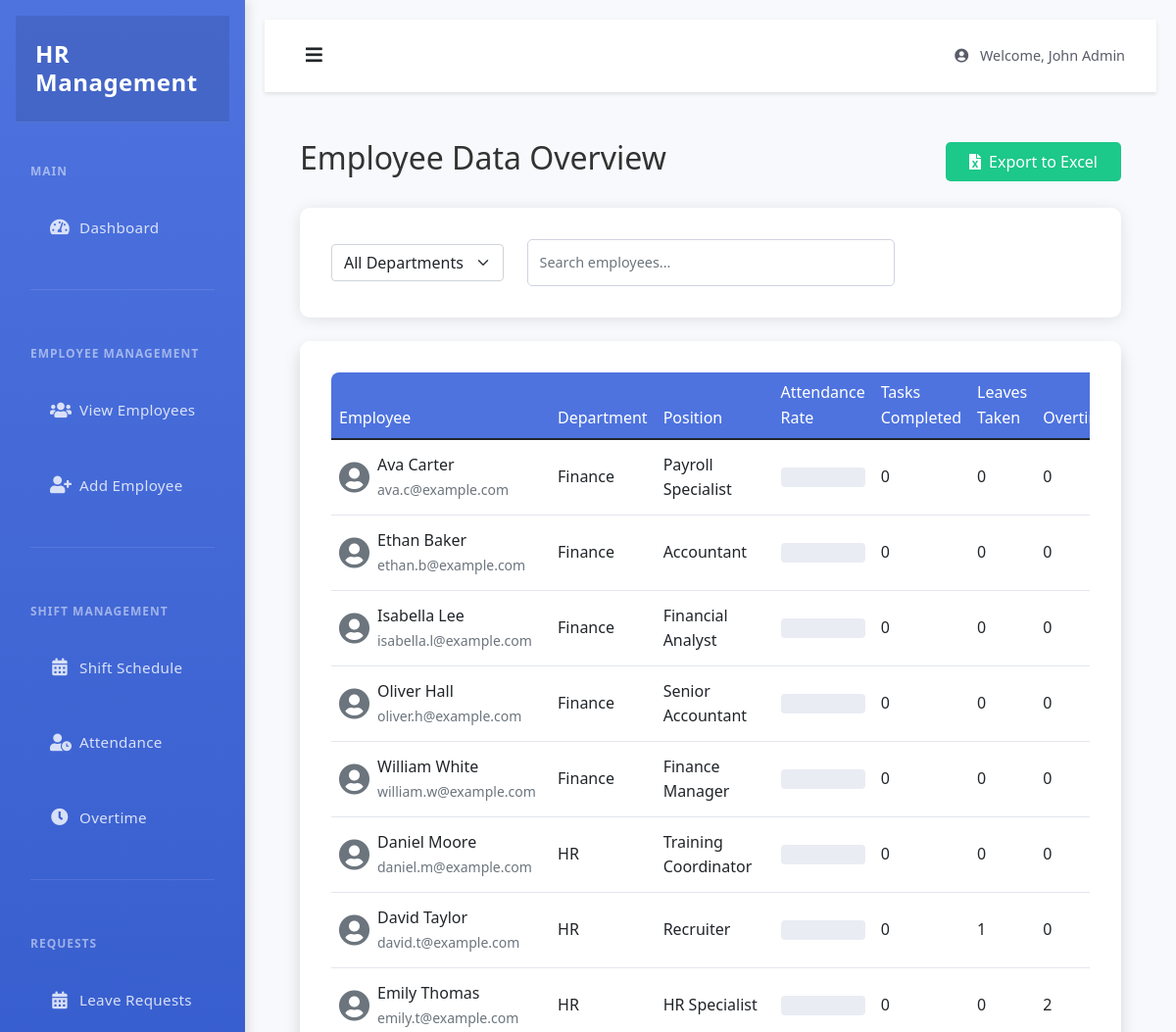
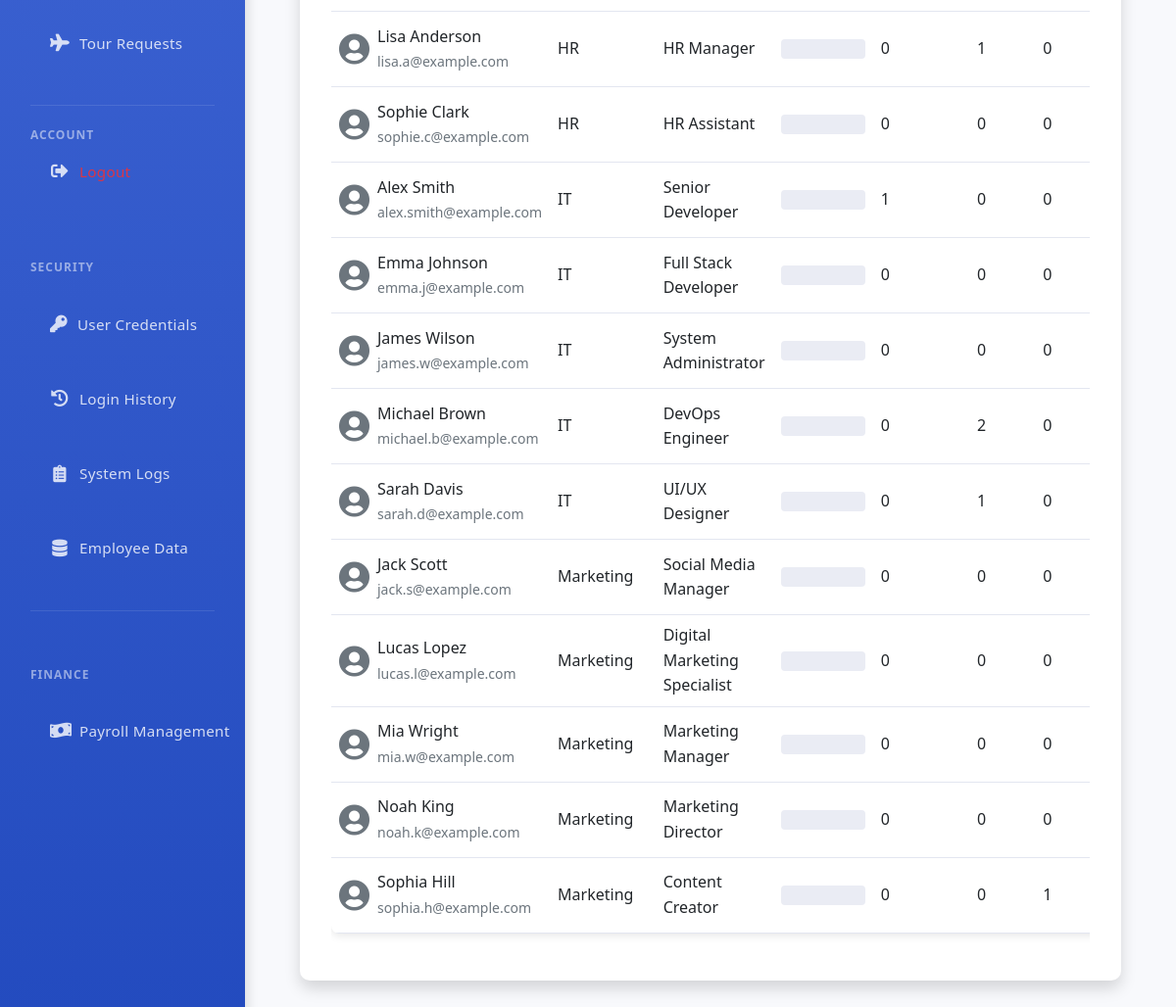
Page /admin/employees-data (signed in) on the earlier database version (2 pictures, top to bottom).
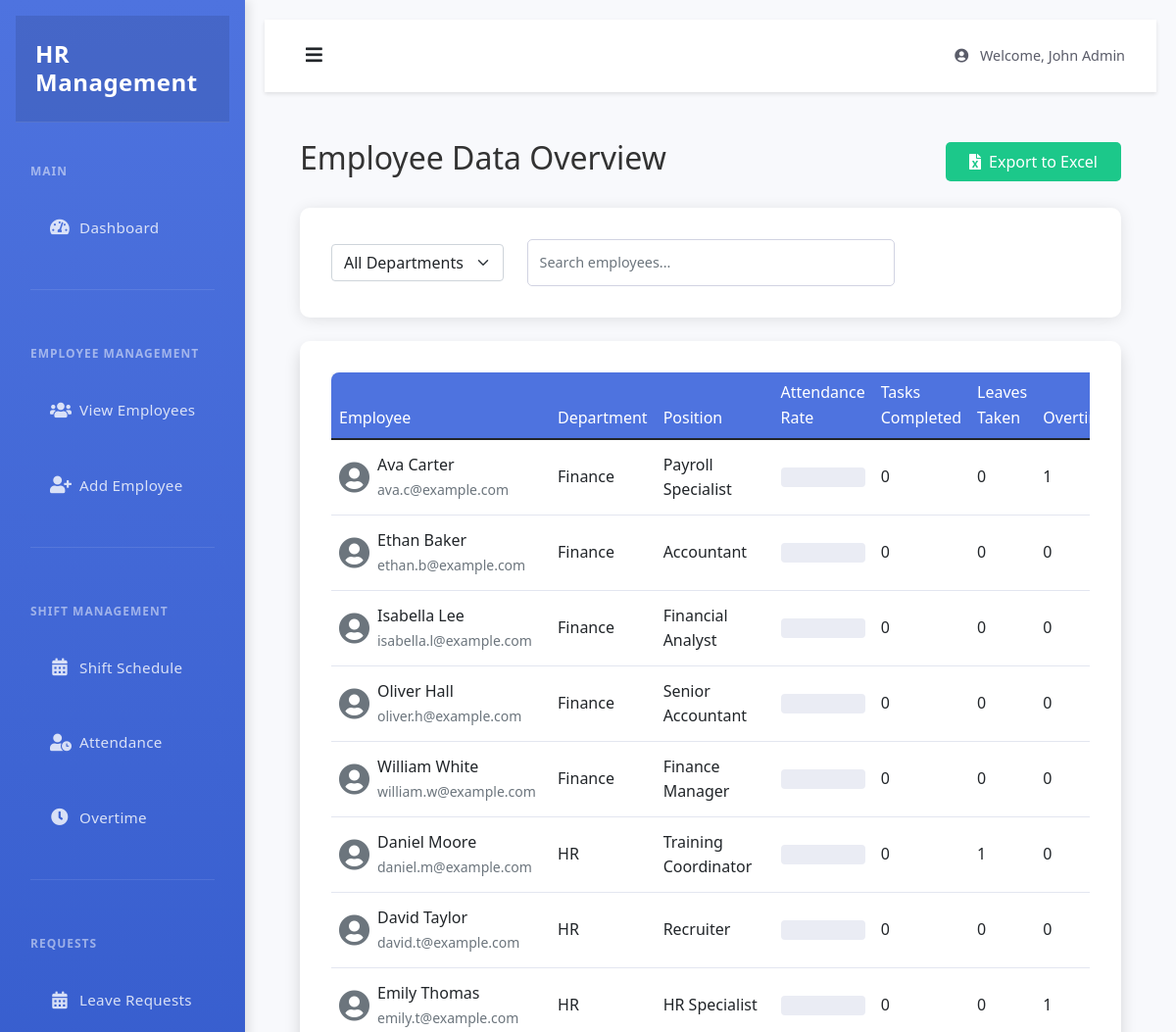
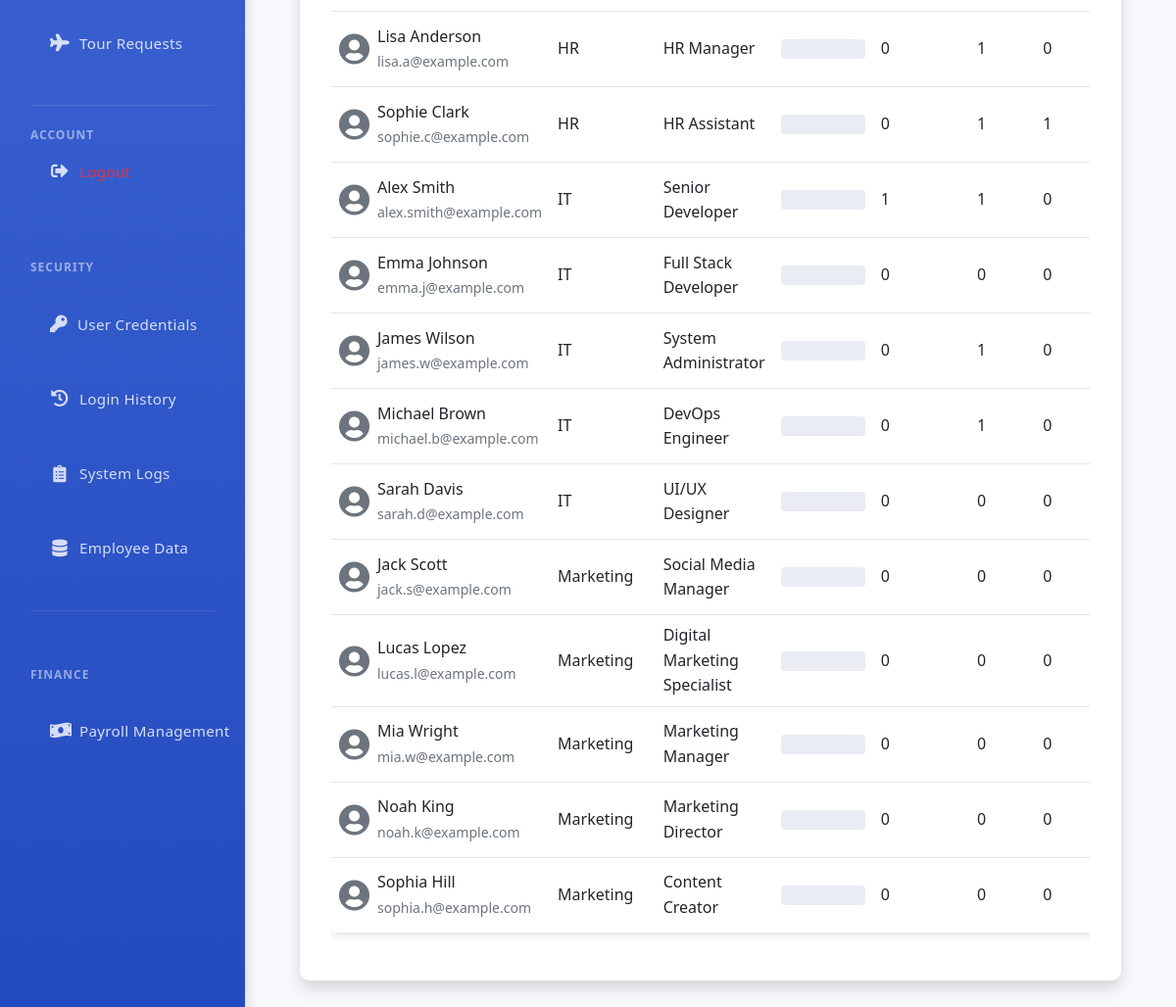
Same page on the later database version (2 pictures, top to bottom).
### tables this page shows
CREATE TABLE users (
    id INTEGER PRIMARY KEY AUTOINCREMENT,
    first_name TEXT NOT NULL,
    last_name TEXT NOT NULL,
    email TEXT UNIQUE NOT NULL,
    phone TEXT,
    username TEXT UNIQUE,
    password_hash TEXT NOT NULL,
    role TEXT NOT NULL,
    position TEXT,
    department TEXT,
    salary REAL,
    duration INTEGER,
    join_date TEXT,
    profile_pic TEXT,
    created_at TIMESTAMP DEFAULT CURRENT_TIMESTAMP
);

### app.py (the view)
@app.route('/admin/employees-data')
@admin_required
def view_employees_data():
    db = get_db()
    cursor = db.cursor()
    cursor.execute('''
        SELECT
            u.*,
            (SELECT COUNT(*) FROM tasks WHERE user_id = u.id AND status = 'completed') as tasks_completed,
            (SELECT COUNT(*) FROM leave_requests WHERE user_id = u.id AND status = 'approved') as leaves_taken,
            COALESCE(
                (SELECT ROUND(
                    (COUNT(CASE WHEN status = 'present' OR status = 'late' THEN 1 END) * 100.0 / COUNT(*)
                ), 1)
                FROM attendance
                WHERE user_id = u.id
                AND date >= date('now', '-30 days')
                ), 0
            ) as attendance_rate,
            (SELECT COUNT(*) FROM overtime WHERE user_id = u.id AND status = 'approved') as overtime_count
        FROM users u
        WHERE u.role = 'employee'
        ORDER BY u.department, u.first_name
    ''')
    employees = cursor.fetchall()
    return render_template('admin/employees_data.html', employees=employees)

### app.py (called while the page is built)
def get_db():
    if not hasattr(g, 'sqlite_db'):
        g.sqlite_db = sqlite3.connect(app.config['DATABASE'])
        g.sqlite_db.row_factory = sqlite3.Row
    return g.sqlite_db

def admin_required(f):
    @wraps(f)
    def decorated_function(*args, **kwargs):
        if 'is_admin' not in session or not session['is_admin']:
            flash('Admin access required')
            return redirect(url_for('login'))
        return f(*args, **kwargs)
    return decorated_function

### templates/admin/employees_data.html (shortened to what this page needs)
{% extends "admin/base.html" %}
{% block content %}
<div class="container-fluid py-4">
    <div class="d-flex justify-content-between align-items-center mb-4">
        <h2>Employee Data Overview</h2>
        <button class="btn btn-success" onclick="exportToExcel()">
            <i class="fas fa-file-excel me-2"></i>Export to Excel
        </button>
    </div>
    <div class="card mb-4">
        <div class="card-body">
            <div class="row align-items-center">
                <div class="col-md-3">
                    <select class="form-select" id="departmentFilter">
                        <option value="">All Departments</option>
                    </select>
                </div>
                <div class="col-md-6">
                    <input type="text" class="form-control" id="searchInput" placeholder="Search employees...">
                </div>
            </div>
        </div>
    </div>
    <div class="card shadow">
        <div class="card-body">
            <div class="table-responsive">
                <table class="table table-hover" id="employeeTable">
                    <thead>
                        <tr>
                            <th>Employee</th>
                            <th>Department</th>
                            <th>Position</th>
                            <th>Attendance Rate</th>
                            <th>Tasks Completed</th>
                            <th>Leaves Taken</th>
                            <th>Overtime</th>
                        </tr>
                    </thead>
                    <tbody>
                        {% for emp in employees %}
                        <tr data-department="{{ emp.department }}">
                            <td>
                                <div class="d-flex align-items-center">
                                    {% if emp.profile_pic %}
                                        <img src="{{ url_for('static', filename='profile_pics/' + emp.profile_pic) }}"
                                             alt="Profile"
                                             class="rounded-circle me-2"
                                             style="width: 32px; height: 32px; object-fit: cover;">
                                    {% else %}
                                        <i class="fas fa-user-circle me-2 text-secondary" style="font-size: 32px;"></i>
                                    {% endif %}
                                    <div>
                                        <div>{{ emp.first_name }} {{ emp.last_name }}</div>
                                        <small class="text-muted">{{ emp.email }}</small>
                                    </div>
                                </div>
                            </td>
                            <td>{{ emp.department }}</td>
                            <td>{{ emp.position }}</td>
                            <td>
                                <div class="progress" style="height: 20px;">
                                </div>
                            </td>
                            <td>{{ emp.tasks_completed }}</td>
                            <td>{{ emp.leaves_taken }}</td>
                            <td>{{ emp.overtime_count }}</td>
                        </tr>
                        {% endfor %}
                    </tbody>
                </table>
            </div>
        </div>
    </div>
</div>
{% endblock %}

### templates/admin/base.html (shortened to what this page needs)
<!DOCTYPE html>
<html lang="en">
<head>
    <link href="https://cdn.jsdelivr.net/npm/bootstrap@5.1.3/dist/css/bootstrap.min.css" rel="stylesheet">
    <link href="https://cdnjs.cloudflare.com/ajax/libs/font-awesome/5.15.4/css/all.min.css" rel="stylesheet">
    <link rel="stylesheet" href="{{ url_for('static', filename='style.css') }}">
</head>
<body>
    <div class="wrapper">
        <nav id="sidebar">
            <div class="sidebar-header">
                <h3>HR Management</h3>
            </div>
            <div class="sidebar-content">
                <ul class="list-unstyled components">
                    <div class="sidebar-heading">Main</div>
                    <li class="{% if request.endpoint == 'admin_dashboard' %}active{% endif %}">
                        <a href="{{ url_for('admin_dashboard') }}">
                            <i class="fas fa-fw fa-tachometer-alt"></i>
                            <span>Dashboard</span>
                        </a>
                    </li>
                    <div class="sidebar-divider"></div>
                    <div class="sidebar-heading">Employee Management</div>
                    <li class="{% if request.endpoint == 'view_employees' %}active{% endif %}">
                        <a href="{{ url_for('view_employees') }}">
                            <i class="fas fa-fw fa-users"></i>
                            <span>View Employees</span>
                        </a>
                    </li>
                    <li class="{% if request.endpoint == 'add_employee' %}active{% endif %}">
                        <a href="{{ url_for('add_employee') }}">
                            <i class="fas fa-fw fa-user-plus"></i>
                            <span>Add Employee</span>
                        </a>
                    </li>
                    <div class="sidebar-divider"></div>
                    <div class="sidebar-heading">Shift Management</div>
                    <li class="{% if request.endpoint == 'manage_shifts' %}active{% endif %}">
                        <a href="{{ url_for('manage_shifts') }}">
                            <i class="fas fa-fw fa-calendar-alt"></i>
                            <span>Shift Schedule</span>
                        </a>
                    </li>
                    <li class="{% if request.endpoint == 'manage_attendance' %}active{% endif %}">
                        <a href="{{ url_for('manage_attendance') }}">
                            <i class="fas fa-fw fa-user-clock"></i>
                            <span>Attendance</span>
                        </a>
                    </li>
                    <li class="{% if request.endpoint == 'manage_overtime' %}active{% endif %}">
                        <a href="{{ url_for('manage_overtime') }}">
                            <i class="fas fa-fw fa-clock"></i>
                            <span>Overtime</span>
                        </a>
                    </li>
                    <div class="sidebar-divider"></div>
                    <div class="sidebar-heading">Requests</div>
                    <li class="nav-item">
                        <a class="nav-link" href="{{ url_for('manage_leaves') }}">
                            <i class="fas fa-calendar-alt"></i>
                            <span>Leave Requests</span>
                        </a>
                    </li>
                    <li>
                        <a href="#">
                            <i class="fas fa-fw fa-plane"></i>
                            <span>Tour Requests</span>
                        </a>
                    </li>
                    <div class="account-section">
                        <div class="sidebar-divider"></div>
                        <div class="sidebar-heading">Account</div>
                        <li>
                            <a href="{{ url_for('logout') }}" class="text-danger">
                                <i class="fas fa-fw fa-sign-out-alt"></i>
                                <span>Logout</span>
                            </a>
                        </li>
                    </div>
                    <div class="sidebar-heading">Security</div>
                    <li class="nav-item">
                        <a class="nav-link" href="{{ url_for('view_credentials') }}">
                            <i class="fas fa-key"></i>
                            <span>User Credentials</span>
                        </a>
                    </li>
                    <li class="nav-item">
                        <a class="nav-link" href="{{ url_for('view_login_history') }}">
                            <i class="fas fa-history"></i>
                            <span>Login History</span>
                        </a>
                    </li>
                    <li class="nav-item">
                        <a class="nav-link" href="{{ url_for('view_logs') }}">
                            <i class="fas fa-clipboard-list"></i>
                            <span>System Logs</span>
                        </a>
                    </li>
                    <li class="nav-item">
                        <a class="nav-link" href="{{ url_for('view_employees_data') }}">
                            <i class="fas fa-database"></i>
                            <span>Employee Data</span>
                        </a>
                    </li>
                    <div class="sidebar-divider"></div>
                    <div class="sidebar-heading">Finance</div>
                    <li class="nav-item">
                        <a class="nav-link" href="{{ url_for('view_payrolls') }}">
                            <i class="fas fa-money-bill-wave"></i>
                            <span>Payroll Management</span>
                        </a>
                    </li>
                </ul>
                <div style="padding-bottom: 30px;"></div>
            </div>
        </nav>
        <div id="content">
            <nav class="navbar navbar-expand-lg">
                <div class="container-fluid">
                    <button type="button" id="sidebarCollapse" class="btn">
                        <i class="fas fa-bars"></i>
                    </button>
                    <span class="navbar-text ms-auto">
                        <i class="fas fa-user-circle me-2"></i>
                        Welcome, {{ session.get('username') }}
                    </span>
                </div>
            </nav>
            <div class="p-4">
                {% block content %}{% endblock %}
            </div>
        </div>
    </div>
</body>
</html>

Differences in the rows shown:
changed users "Ava": overtime_count "0" → "1"
changed users "Daniel": leaves_taken "0" → "1"
changed users "David": leaves_taken "1" → "0"
changed users "Emily": overtime_count "2" → "1"
changed users "Sophie": leaves_taken "0" → "1"; overtime_count "0" → "1"
changed users "Alex": leaves_taken "0" → "1"
changed users "James": leaves_taken "0" → "1"
changed users "Michael": leaves_taken "2" → "1"
changed users "Sarah": leaves_taken "1" → "0"
changed users "Sophia": overtime_count "1" → "0"
